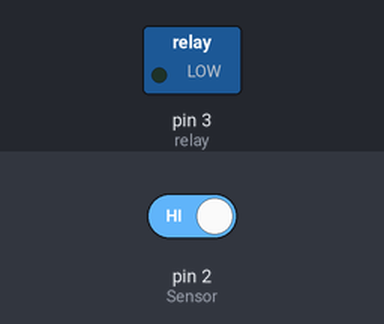
This sketch was run on a simulated Arduino Uno, built with avr-gcc and run on an emulated ATmega328P. On the bench: switched loads named in the sketch (green lamp = pin HIGH). The test bench sets the inputs (shaded band); at power-on: pin 2 (Sensor) HIGH.

Above: at 1.2 s.
1.3 s: pin 2 (Sensor) driven LOW
At 1.9 s:
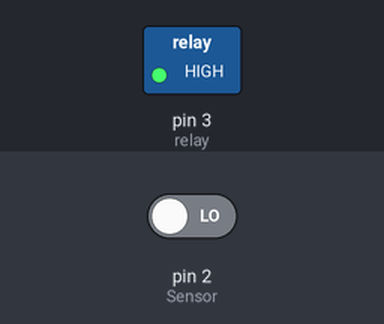
Timing chart, 0 to 4.3 s (numbered marks = the images above; inputs shaded):
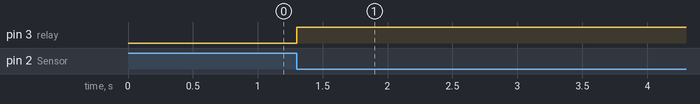

The sketch:

sketch_jun26a.ino
```cpp
const int Sensor = 2;
const int relay = 3;

bool relayState = LOW;
bool lastSensorState = HIGH;

void setup() {
  pinMode(Sensor, INPUT);
  pinMode(relay, OUTPUT);

  digitalWrite(relay, relayState);
}

void loop() {
  bool sensorState = digitalRead(Sensor);

  // Detect one clap (HIGH → LOW)
  if (lastSensorState == HIGH && sensorState == LOW) {
    relayState = !relayState;          // Toggle relay
    digitalWrite(relay, relayState);
    delay(300);                        // Ignore extra pulses
  }

  lastSensorState = sensorState;
}
```

Measured:
- after the input at 1.3 s, pin 3 (relay): LOW → HIGH at once
